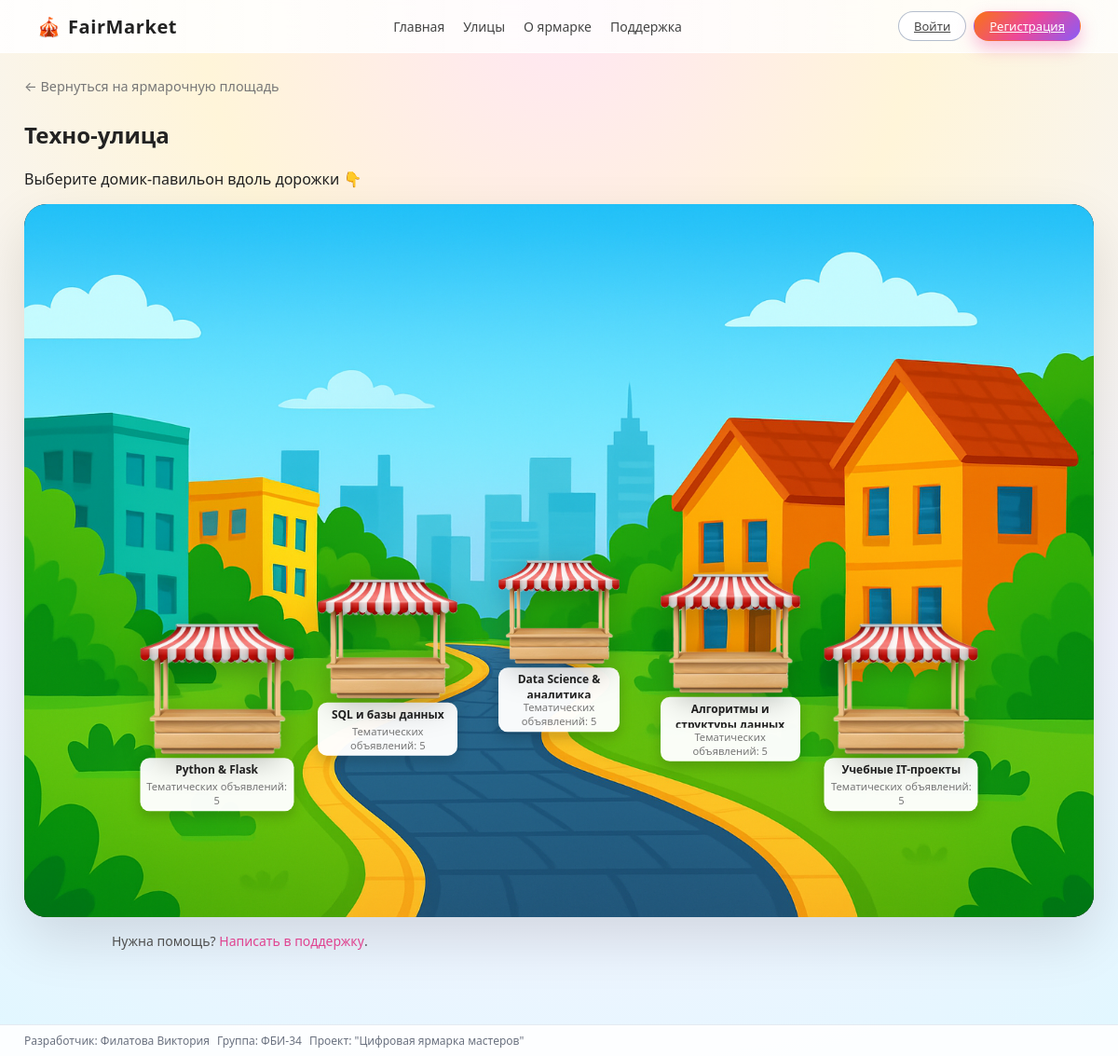
/street/it, run on the app's committed database.
### app.py (models this page shows)
class Street(db.Model):
    __tablename__ = 'streets'
    id = db.Column(db.Integer, primary_key=True)
    name = db.Column(db.String(120), nullable=False)
    code = db.Column(db.String(50), nullable=False, unique=True)  # it / design / study / photo и т.п.

class Pavilion(db.Model):
    __tablename__ = 'pavilions'
    id = db.Column(db.Integer, primary_key=True)
    title = db.Column(db.String(150), nullable=False)
    description = db.Column(db.Text, nullable=True)
    street_id = db.Column(db.Integer, db.ForeignKey('streets.id'), nullable=False)
    street = db.relationship('Street', backref='pavilions')

### app.py (the view)
@app.route("/street/<code>")
def street_page(code):
    street = Street.query.filter_by(code=code).first_or_404()
    pavilions = Pavilion.query.filter_by(street_id=street.id).order_by(Pavilion.id).all()
    fio, group = get_student_info()
    return render_template(
        "street.html",
        street=street,
        pavilions=pavilions,
        fio=fio,
        group=group
    )

### app.py (called while the page is built)
def get_student_info():
    return "Филатова Виктория", "ФБИ-34"

### templates/street.html (shortened to what this page needs)
{% extends "base.html" %}
{% block content %}
<section class="street-hero">
    <a href="{{ url_for('index') }}" class="back-link">← Вернуться на ярмарочную площадь</a>
    <h1>{{ street.name }}</h1>
    <p>Выберите домик-павильон вдоль дорожки 👇</p>
</section>
<section class="street-map-section">
    <div class="street-map">
        <div class="pavilions-layer">
            {% set max_slots = 5 %}
            {% set pav_list = pavilions[:max_slots] %}
            {% for slot in range(1, max_slots + 1) %}
                {% set pav = pav_list[loop.index0] if loop.index0 < pav_list|length else None %}
                {% if pav %}
                    <a href="{{ url_for('pavilion_page', pavilion_id=pav.id) }}"
                       class="pavilion slot-{{ slot }} has-ad">
                        <div class="pavilion-inner">
                            <img src="{{ url_for('static', filename='icons/house.PNG') }}"
                                 alt="Павильон"
                                 class="pavilion-img">
                            <div class="pavilion-badge">
                                <div class="pavilion-title">{{ pav.title }}</div>
                                <div class="pavilion-master">
                                    Тематических объявлений: {{ pav.ads|length }}
                                </div>
                            </div>
                        </div>
                    </a>
                {% endif %}
            {% endfor %}
        </div>
    </div>
</section>
<div class="street-support-hint">
    Нужна помощь? <a href="{{ url_for('support') }}">Написать в поддержку</a>.
</div>
{% endblock %}

### templates/base.html (shortened to what this page needs)
<!doctype html>
<html lang="ru">
<head>
    <link rel="stylesheet" href="{{ url_for('static', filename='style.css') }}">
</head>
<body>
<header class="site-header">
    <div class="logo">
        🎪 <span>FairMarket</span>
    </div>
    <nav class="main-nav">
        <a href="{{ url_for('index') }}">Главная</a>
        <a href="{{ url_for('index') }}#streets">Улицы</a>
        <a href="{{ url_for('about') }}">О ярмарке</a>
        <a href="{{ url_for('support') }}">Поддержка</a>
    </nav>
    <div class="auth-block header-auth">
        {% if session.get('user_id') %}
            <span class="user-chip">
                <span class="user-avatar">
                    {{ session.get('username', '?')[0] | upper }}
                </span>
                <span class="user-name">
                    {{ session.get('username', 'Гость') }}
                    {% if session.get('user_role') == 'master' %}
                        · мастер
                    {% elif session.get('user_role') == 'admin' %}
                        · админ
                    {% endif %}
                </span>
            </span>
            <a href="{{ url_for('logout') }}" class="btn btn-outline">
                Выйти
            </a>
        {% else %}
            <a href="{{ url_for('login') }}" class="btn btn-outline">
                Войти
            </a>
            <a href="{{ url_for('register') }}" class="btn btn-primary">
                Регистрация
            </a>
        {% endif %}
    </div>
</header>
<main class="page-content">
    {% block content %}{% endblock %}
</main>
<footer class="site-footer">
    <div class="footer-inner">
        <span>Разработчик: {{ fio }}</span>
        <span>Группа: {{ group }}</span>
        <span>Проект: "Цифровая ярмарка мастеров"</span>
    </div>
</footer>
</body>
</html>

### templates/street.html (style rules this page uses)
.street-support-hint { max-width: 960px; margin: 16px auto 0; font-size: 14px; color: #555; }
.street-support-hint a { color: #ec4899; text-decoration: none; font-weight: 500; }

### data on the page
Street: name "Техно-улица"
Pavilion: title "Python & Flask"
Pavilion: title "SQL и базы данных"
Pavilion: title "Data Science &…"
Pavilion: title "Алгоритмы и…"
Pavilion: title "Учебные IT-проекты"

### other printed values
{{ pav.ads|length }} "5" "5" "5" "5" "5"
{{ fio }} "Филатова Виктория"
{{ group }} "ФБИ-34"
